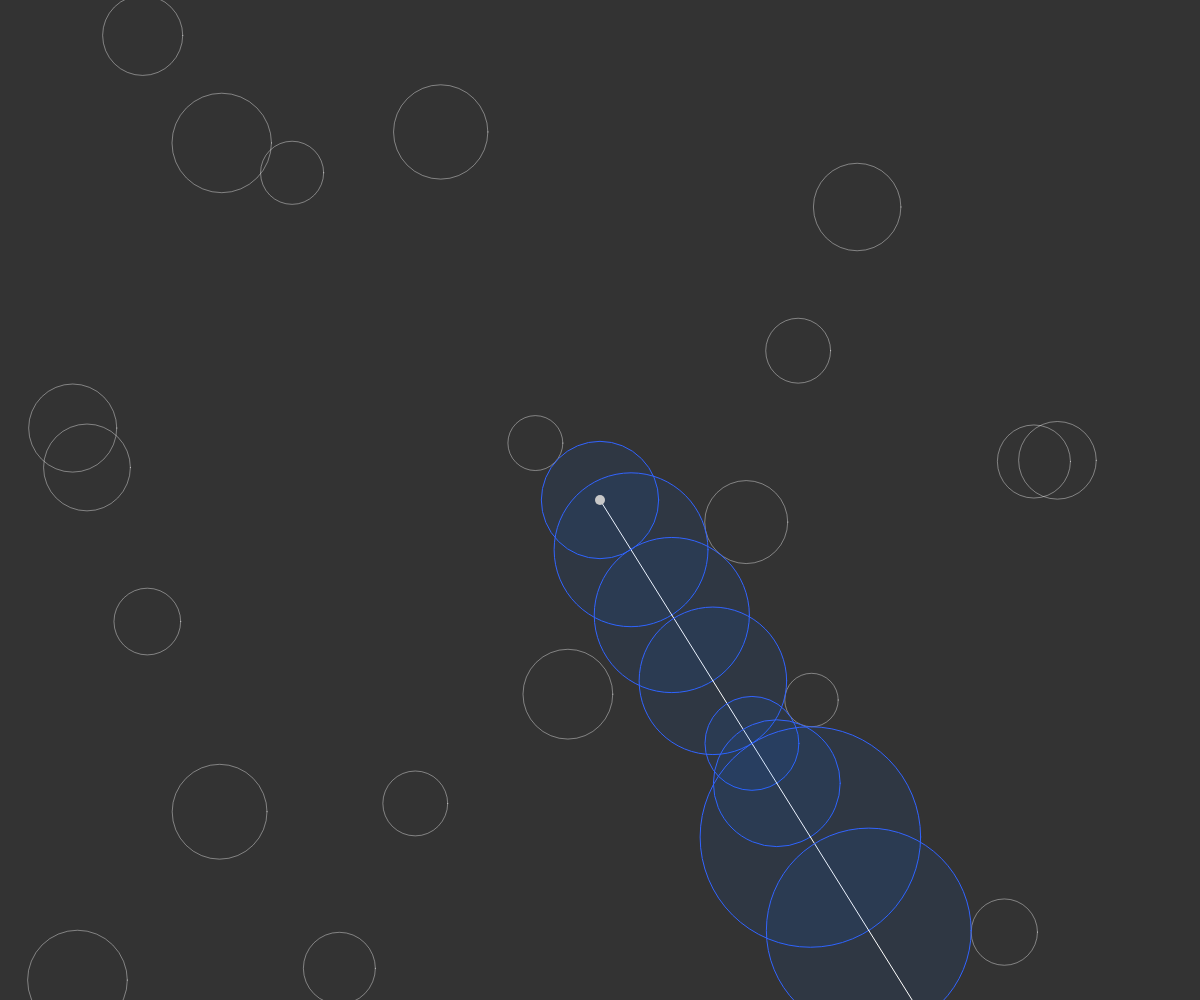
Frame 1 (no input)
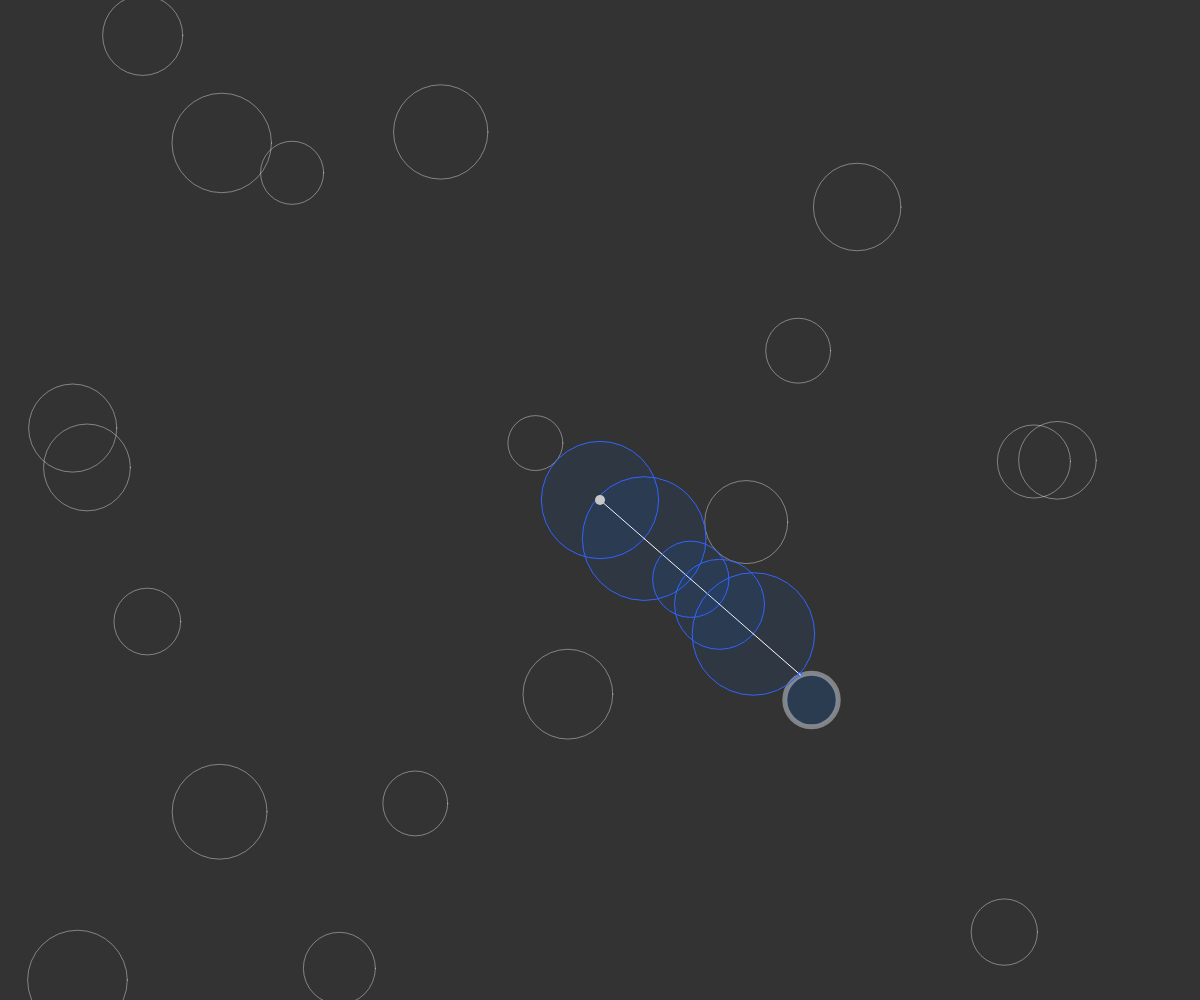
Frame 60 (no input)
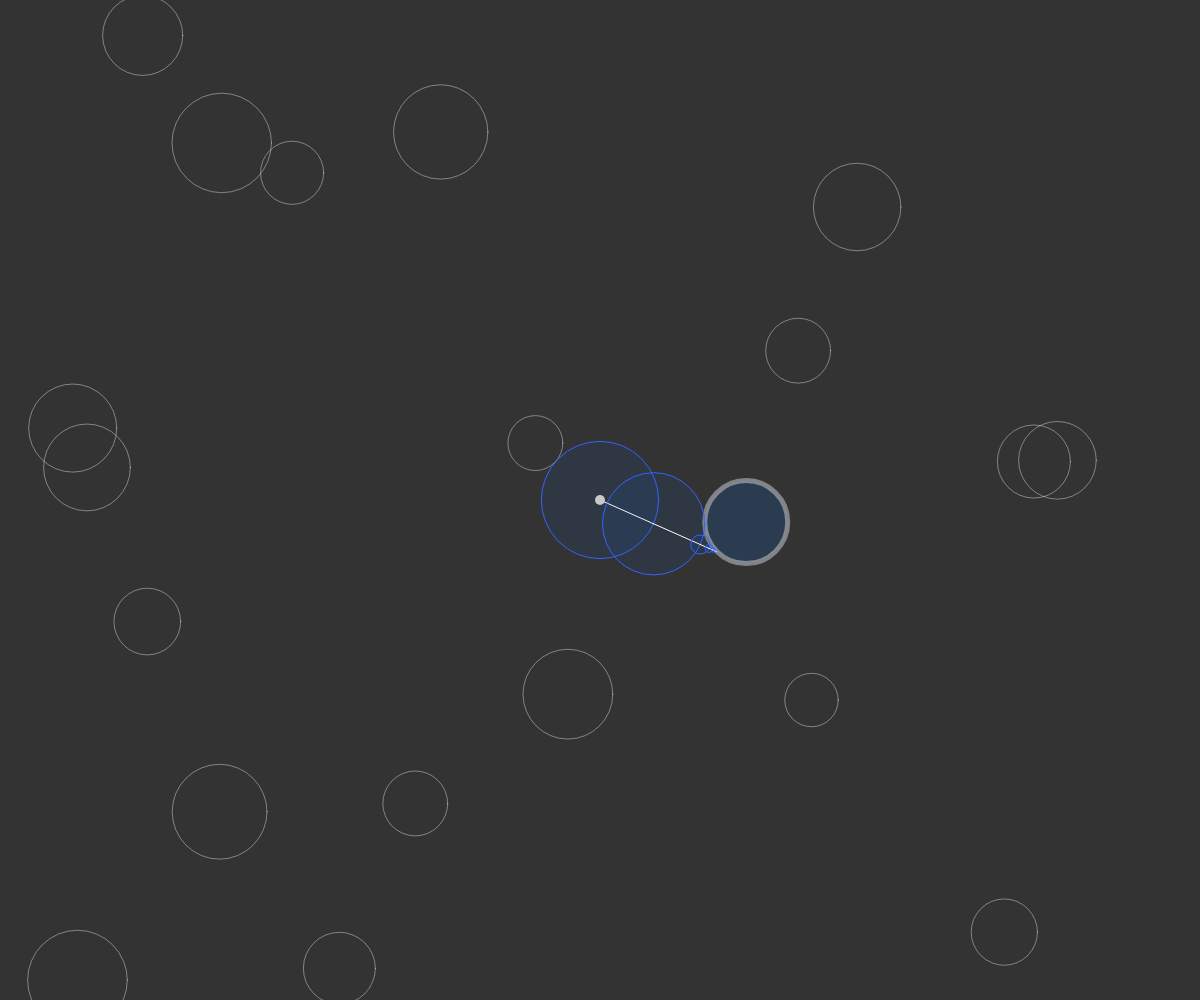
Frame 120 (the mouse pressed at the canvas centre since frame 60)

The p5.js sketch that drew these frames (run headless with seeded random() and noise() and a simulated clock; from frame 60 on, the mouse is pressed at the canvas centre):

// p5.js sketch
// ── sketch.js
let shapes = [];
let caster;
let points = [];
let rotation = 0;



function setup() {
     angleMode(DEGREES)
     createCanvas(windowWidth, windowHeight);
     frameRate(60)
     caster = new Caster();
     for (let i = 0; i < 20; i++) {
          shapes.push(new Circle(random(width), random(height), random(50, 100)));
     }
     noCursor()
     rotation = -0.005;
}
function draw() {
     background(51)
     for (let shape of shapes) {
          shape.show();
     }
     caster.update(rotation, mouseX || width / 2, mouseY || height / 2);
     caster.show();
     //d
     if (keyIsDown(68)) {
          rotation -= 0.0005
     }
     //a
     if (keyIsDown(65)) {
          rotation += 0.0005
     }
}    

// ── caster.js
class Caster {
     constructor() {
          this.pos = createVector(width / 2, height / 2);
          this.ray = new Ray();
          this.a = 360
          this.s = 10;
     }
     rotate(r) {
          this.ray.rotate(r);
     }
     update(r, x, y) {
          this.rotate(r);
          this.pos.set(x, y);
          this.ray.cast();
     }
     show() {
          push();
          stroke(200);
          strokeWeight(this.s);
          point(this.pos.x, this.pos.y)
          pop()
     }
}
// ── circle.js
class Circle {
     constructor(x, y, s) {
          this.pos = createVector(x, y);
          this.s = s;
          this.strokeW = 1;
          this.fillC = null;
     }
     show() {
          push()
          stroke(255, 100);
          strokeWeight(this.strokeW)
          if (!this.fillC) {
               noFill();
          } else {
               fill(this.fillC)
          }
          translate(this.pos.x, this.pos.y)
          ellipse(0, 0, this.s, this.s);
          pop();
     }
}
// ── ray.js
class Ray {
     constructor() {
          this.a = 45;
     }
     rotate(r) {
          this.a += r;
     }
     cast() {
          let d = this.bestDist(caster.pos);
          let pos = caster.pos.copy()
          let points = [];
          push()
          while (d > 1 && pos.x > 0 && pos.x < width && pos.y > 0 & pos.y < height) {
               d = this.bestDist(pos);
               points.push(pos)
               fill(0, 100, 255, 20);
               let dir = p5.Vector.fromAngle(this.a);
               dir.setMag(d);
               stroke(50, 100, 255)
               ellipse(pos.x, pos.y, d * 2, d * 2)
               stroke(255);
               line(pos.x, pos.y, pos.x + dir.x, pos.y + dir.y)
               pos.add(dir);
          }
          if (d <= 1 && pos.x > 0 && pos.x < width && pos.y > 0 & pos.y < height) {
               this.closestS(pos).strokeW = 5;
               this.closestS(pos).fillC = color(20, 100, 200, 50);
               for (let s of shapes) {
                    if (s != this.closestS(pos)) {
                         s.fillC = null;
                         s.strokeW = 1;
                    }
               }
          } else {
               for (let s of shapes) {
                    s.fillC = null;
                    s.strokeW = 1;
               }
          }
          pop()
     }
     bestDist(p) {
          let bestD = Infinity;
          for (let s of shapes) {
               let d = p5.Vector.dist(p, s.pos) - s.s / 2;
               if (d < bestD) {
                    bestD = d;
               }
          }
          if (bestD != Infinity) {
               return bestD;
          }
     }
     closestS(p) {
          let bestS;
          let bestD = Infinity;
          for (let s of shapes) {
               let d = p5.Vector.dist(p, s.pos) - s.s / 2;
               if (d < bestD) {
                    bestS = s;
                    bestD = d;
               }
          }
          return bestS;
     }
}
// ── styles.css
body {
     padding: 0;
     margin: 0;
     width: 100%;
}
canvas {
     position: absolute;
     top: 0;
     bottom: 0;
     left: 0;
     right: 0;
     margin: auto;
}
